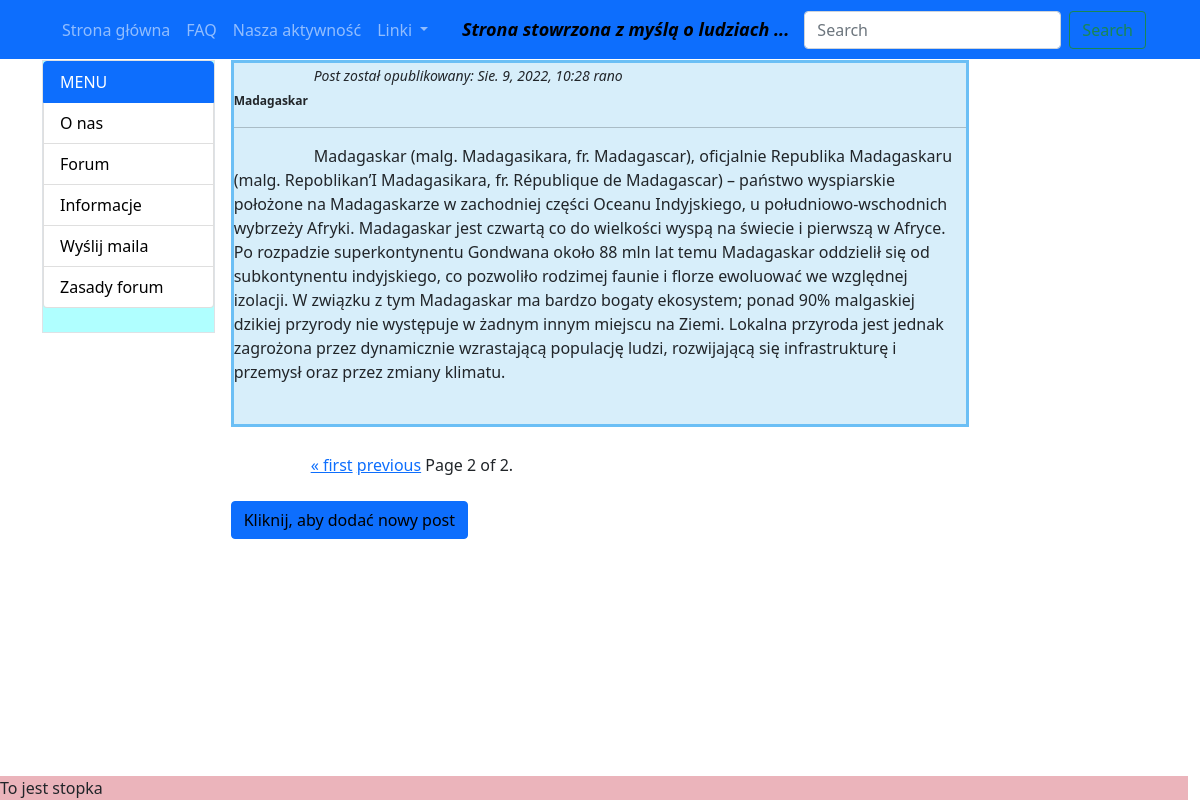
/wyniki?page=2, run on an earlier commit of the app's database.
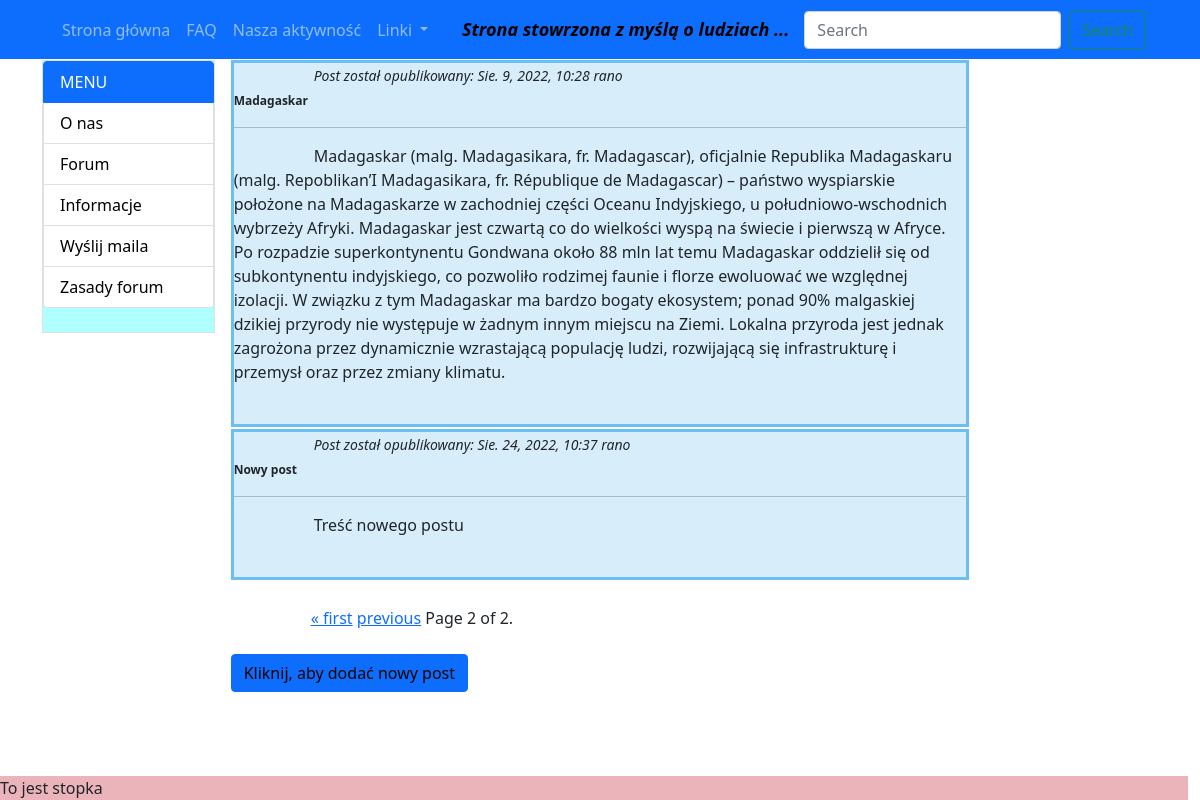
And on a later commit of the database.
### blog/models.py (models this page shows, shortened)
class MojeModele(models.Model):
    przyklad = models.TextField(max_length=100, default="Przyladowy tekst")
    tekscik = models.TextField(max_length=20, help_text="Prosze podac przykladowy tekst")
    email_pole = models.EmailField(max_length=40, default="TwojAdres@email.com")
    published_date = models.DateTimeField(auto_now_add=True, blank=True, null=True)
    Piwo = 'Pi'
    Wodka = 'Wo'
    Wino = 'Wi'
    Shot = 'Sh'
    Drink = 'Dr'
    tabela_wyboru = [
        (Piwo, 'Piwo'),
        (Wodka,'Wodka'),
        (Wino,'Wino'),
        (Shot,'Shot'),
        (Drink,'Drink'),
    ]
    wybor = models.CharField(max_length=2, choices = tabela_wyboru, default="Wybierz napoj")
    liczba_calkowita = models.BigIntegerField(default=233)
    pole_wyboru = models.DecimalField(max_digits=5, decimal_places=2, null=True, blank=True)
    data_wpisu = models.DateField(auto_now=True)
    data_wpisu_2 = models.DateTimeField(auto_now=True)
    tresc_postu = models.TextField(default="Podaj tresc twojego postu.")
    tytul_postu = models.CharField(max_length=150,default="Podaj tytul twojego postu.")
    ilosc = models.DecimalField(max_digits=3, decimal_places=0, default=0)

### blog/views.py (the view)
# urls.py: path('wyniki', views.wyniki, name='wyniki'),
def wyniki(request):
    wy = MojeModele.objects.all()
    paginator = Paginator(wy,3)
    page = request.GET.get('page')
    page_obj = paginator.get_page(page)
    try:
        posts = paginator.page(page)
    except PageNotAnInteger:
        posts = paginator.page(1)
    except EmptyPage:
        posts = paginator.page(paginator.num_pages)
    return render(request, 'blog/wyniki.html', {'wy':wy,
                                                'page':page,
                                                'posts':posts,
                                                'page_obj':page_obj,
                                                })

### blog/templates/blog/wyniki.html (shortened to what this page needs)
{% extends 'blog/base.html' %}
{% load static %}
{% block wyniki %}
	{% for user in posts %}
		<div  id="post">
			<span><i><small>Post został opublikowany: {{ user.published_date }} </small></i></span>
					<span style="font-size:12px"><b>{{ user.tytul_postu }}</b></span>
					</br><hr>
					<p>{{ user.tresc_postu }}</p>
		</div>
	{% endfor %}
	<br/>
			<div style="display:block">
				{% if page_obj.has_previous %}
					<a href="?page=1">&laquo; first</a>
					<a href="?page={{ page_obj.previous_page_number }}">previous</a>
				{% endif %}
				Page {{ page_obj.number }} of {{ page_obj.paginator.num_pages }}.
			</div>
			<br>
	<span id="dodaj_wpis">
	<button type="button" class="btn btn-primary"><a href="{% url 'dodaj_wpis'%}" style="text-decoration:none; color:black;">Kliknij, aby dodać nowy post</a></button>
	</span>
{% endblock %}

### blog/templates/blog/base.html (shortened to what this page needs)
{% load static %}
<!doctype html>
<html lang="en">
  <head>
	<link href="https://cdn.jsdelivr.net/npm/bootstrap@5.0.0/dist/css/bootstrap.min.css" rel="stylesheet" >
	<link rel="stylesheet" href="{% static 'css/base.css' %}">
  </head>
<body>
	  <div class="container-fluid">
		<div class="row">
				<nav class="navbar navbar-expand-lg navbar-dark bg-primary" style="position:fixed;">
				  <div class="container">
					<div class="collapse navbar-collapse " id="navbarSupportedContent">
					  <ul class="navbar-nav me-auto mb-2 mb-lg-0 ">
						<li class="nav-item">
						  <a class="nav-link" aria-current="page" href="/">Strona główna</a>
						</li>
						<li class="nav-item">
						  <a class="nav-link" aria-current="page" href="#">FAQ</a>
						</li>
						<li class="nav-item">
						  <a class="nav-link" aria-current="page" href="#">Nasza aktywność</a>
						</li>
						<li class="nav-item dropdown">
						  <a class="nav-link dropdown-toggle" href="#" id="navbarDropdown" role="button" data-bs-toggle="dropdown" aria-expanded="false">
							Linki
						  </a>
						</li>
					  </ul>
					  <span class="navbar-text" style="font-style:italic; padding-right: 15px; color:black; font-size: 18px; font-weight: 700;">
						Strona stowrzona z myślą o ludziach ...
					  </span>
					  <form class="d-flex">
						<input class="form-control me-2" type="search" placeholder="Search" aria-label="Search">
						<button class="btn btn-outline-success" type="submit">Search</button>
					  </form>
					</div>
				  </div>
				</nav>
			</div>
		</div>
		<div class="container-xl">
			<div class="row gx-3" style="padding-top:60px; padding-bottom:27px;">
				<div class="col-sm-2" >
					<div class="border" style="background-color:#B0FFFF">
					<div class="list-group">
					  <button type="button" class="list-group-item list-group-item-action active" aria-current="true">
						MENU
					  </button>
					  <button type="button" class="list-group-item list-group-item-action"><a href="{% url 'o_nas' %}" style="color:black; text-decoration:none; display:block;" >O nas</a></button>
					  <button type="button" class="list-group-item list-group-item-action"><a href="{% url 'wyniki' %}" style="color:black; text-decoration:none; display:block;" >Forum</a></button>
					  <button type="button" class="list-group-item list-group-item-action"><a href="{% url 'tresc' %}" style="color:black; text-decoration:none; display:block;" >Informacje</a></button>
					  <button type="button" class="list-group-item list-group-item-action"><a href="{% url 'formularz' %}" style="color:black; text-decoration:none; display:block;" >Wyślij maila</a></button>
					  <button type="button" class="list-group-item list-group-item-action"><a href="{% url 'zasady' %}" style="color:black; text-decoration:none; display:block;" >Zasady forum</a></button>
					</div>
					<br />
					</div>
				</div>
				<div class="col-sm-8"  text-indent: 5em;">
					<div class="col-sm-12"  style="background-color: white; text-indent: 5em;">
					{% block wyniki %}{% endblock %}
					</div>
				</div>
			</div>
		</div>
			<div class="row">
				<div class="col-xl-12" style="background-color: #C456; position:fixed; bottom:0;">
					To jest stopka
				</div>
			</div>
</body>
</html>

### blog/static/css/base.css (style rules this page uses)
#dodaj_wpis { padding: 2; }
#post { border-style:solid; border-color: #6BBFF5; margin-bottom: 2px; background-color: #d7eefa; }

What changed in the data, as far as the page shows it:
added MojeModele: published_date "Sie. 24, 2022, 10:37 rano", tytul_postu "Nowy post", tresc_postu "Treść nowego postu"
